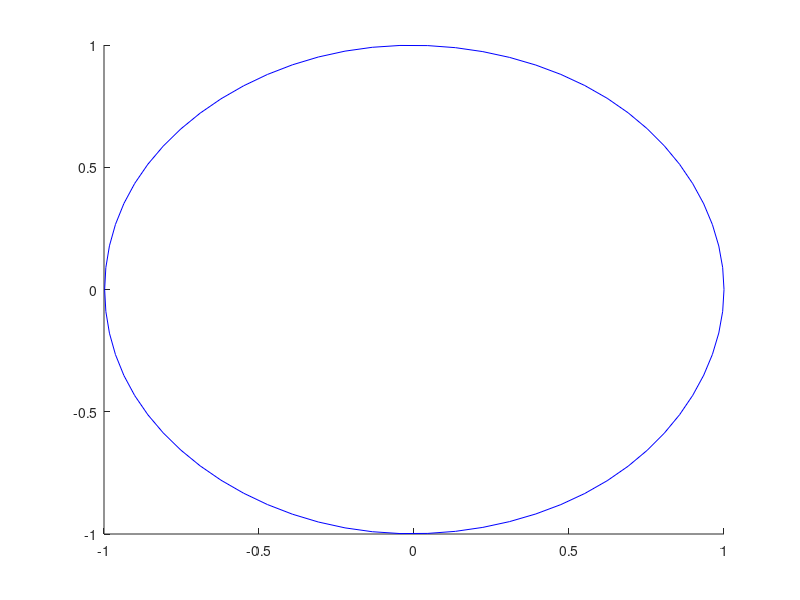

The MATLAB script that drew this image:
X=[1, 0;
0.995749, 0.0892914;
0.98321, 0.17791;
0.96271, 0.265181;
0.934571, 0.350433;
0.899118, 0.432992;
0.856675, 0.512185;
0.807567, 0.587339;
0.752117, 0.65778;
0.69065, 0.722835;
0.62349, 0.781831;
0.551028, 0.83418;
0.473926, 0.87963;
0.392913, 0.918015;
0.308716, 0.949169;
0.222064, 0.972925;
0.133686, 0.989118;
0.0443095, 0.997581;
-0.0453359, 0.998148;
-0.134522, 0.990652;
-0.222521, 0.974928;
-0.308628, 0.950914;
-0.392234, 0.918971;
-0.472756, 0.879564;
-0.549609, 0.833161;
-0.622209, 0.780225;
-0.689972, 0.721225;
-0.752314, 0.656624;
-0.80865, 0.58689;
-0.858396, 0.512488;
-0.900969, 0.433884;
-0.935881, 0.35159;
-0.963034, 0.266308;
-0.982429, 0.178784;
-0.994067, 0.0897657;
-0.997946, 4.33681e-17;
-0.994067, -0.0897657;
-0.982429, -0.178784;
-0.963034, -0.266308;
-0.935881, -0.35159;
-0.900969, -0.433884;
-0.858396, -0.512488;
-0.80865, -0.58689;
-0.752314, -0.656624;
-0.689972, -0.721225;
-0.622209, -0.780225;
-0.549609, -0.833161;
-0.472756, -0.879564;
-0.392234, -0.918971;
-0.308628, -0.950914;
-0.222521, -0.974928;
-0.134522, -0.990652;
-0.0453359, -0.998148;
0.0443095, -0.997581;
0.133686, -0.989118;
0.222064, -0.972925;
0.308716, -0.949169;
0.392913, -0.918015;
0.473926, -0.87963;
0.551028, -0.83418;
0.62349, -0.781831;
0.69065, -0.722835;
0.752117, -0.65778;
0.807567, -0.587339;
0.856675, -0.512185;
0.899118, -0.432992;
0.934571, -0.350433;
0.96271, -0.265181;
0.98321, -0.17791;
0.995749, -0.0892914;
1, -1.52656e-16;
];
hold on; plot(X(:, 1), X(:, 2), '-b');
